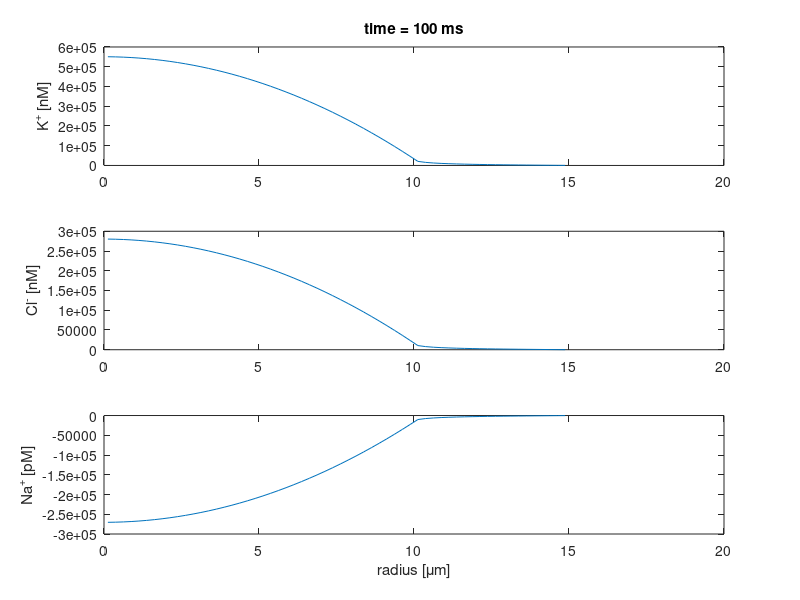

This figure's MATLAB source:
% program for the integration of coupled Nernst-Planck equations 
% in cylindrical coordinates; all units Centimeter-Gram-Seconds

close all
clear all

SoL = 299792458;
Volt = 1e6/SoL;
Coulomb = 10*SoL;
BoltzmannConstant = 1.380650324e-23*1e7;
AvogadroConstant = 6.0221419947e23;
ElectronCharge = 1.60217646263e-19*Coulomb; % in statC
FaradayConstant = AvogadroConstant*ElectronCharge;
Temperature = 273.15 + 36;
DielectricConstant = 80;

Tmax = 0.1; % max integration time in sec
rad = 10e-4; % radius of cell
cyl_thickness = 5e-4; % thickness of enclosing cylinder
cyl_height = 5e-4; % height of enclosing cylinder
cyl_depth = 5e-4; % depth of supporting cylinder (silicon oxide dielectric)
h = 1e-5; % height of gap = FE cell size for integrating the Poisson equation
delta = 2.5e-5; % FE cell size for integrating the Nernst-Planck equations, should be an odd multiple of h

% diffusion coefficients
DifK = 1.96e-5; 
DifNa = 1.33e-5; 
DifCl = 2.02e-5; 

% bulk concentrations in mol/cm^3
cK0 = 5e-3*1e-3; 
cNa0 = 140e-3*1e-3; 
cCl0 = 145e-3*1e-3; 

% inverse membrane conductivity
kappa = 1/1e8*Coulomb/Volt/FaradayConstant/(4*pi*rad^2); % statC/statV/cm^2/s

% internal potential
V0 = 50e-3*1e6/SoL; % statV

jump = round(cyl_thickness/delta);
[z,rho] = meshgrid(delta/2:delta:cyl_height,delta/2:delta:rad+cyl_thickness);
rho = rho(:);
z = z(:);
ind = rho<rad & z>delta;
rho(ind) = []; z(ind) = [];
nn = length(rho);
ind = (1:nn)';
gap = ind(rho<rad);
bottom = ind(z<delta);
outer = ind(rho>(rad+cyl_thickness-delta));
inner = ind(rho<rad+delta & z>delta);
top = ind(z>cyl_height-delta);
nl = ind-1;
nr = ind+1;
nu = ind+jump;
nd = ind-jump;
nl(1) = 1;
nl(inner) = ind(inner);
nr(outer) = ind(outer);
nd(bottom) = ind(bottom);
nu(top) = ind(top);
nu(gap) = ind(gap);
vol = ind(rho>rad); 
rho2 = sqrt(rho);

% Laplace operator for diffusion integrator
L = spdiags(-4*ones(nn,1),0,nn,nn);
for j=1:nn
    L(j,nr(j)) = L(j,nr(j))+1;
    L(j,nl(j)) = L(j,nl(j))+1;
    L(j,nu(j)) = L(j,nu(j))+1;
    L(j,nd(j)) = L(j,nd(j))+1;
end
L(ind(rho>rad & rho<rad+delta & z<delta),ind(rho>rad & rho<rad+delta & z<delta)) = -2 - h/delta;
L(ind(rho>rad & rho<rad+delta & z<delta),ind(rho>rad-delta & rho<rad  & z<delta)) = h/delta;
rho2L = (L*rho2)./rho2;

% boundary conditions
for j=1:length(outer)
    L(outer(j),outer(j)) = L(outer(j),outer(j))-1;
end
for j=1:length(top)
    L(top(j),top(j)) = L(top(j),top(j))-1;
end

% initial conditions
cK = zeros(nn,1); 
cNa = zeros(nn,1); 
cCl = zeros(nn,1); 
qK = zeros(size(gap));

% time step
ddt = 1e-3; % time step in sec
dt = min(0.2*delta^2./[DifK DifNa DifCl]); % integration time step in sec
dt = ddt/floor(ddt/dt);

% relaxation matrix
fac = 4*pi*AvogadroConstant*ElectronCharge^2/BoltzmannConstant/Temperature/DielectricConstant;
M = fac*[-DifK*cK0*[1 1 -1]; -DifNa*cNa0*[1 1 -1]; DifCl*cCl0*[1 1 -1]];
M = expm(dt*M)';

% rescaling 
DifK = DifK/delta^2*dt; 
DifNa = DifNa/delta^2*dt; 
DifCl = DifCl/delta^2*dt; 
kappa = kappa*dt/h;
t = 0;

% start of integration
resK = zeros(size(gap)); resNa = resK; resCl = resK; resCurrent = 0;
for j=1:ceil(Tmax/ddt)
    current = 0;
    for k=1:round(ddt/dt)
        % K-influx:
        cK(gap) = cK(gap) + kappa*V0;
        
        % Diffusion
        cKTilde = rho2.*cK;
        cNaTilde = rho2.*cNa;    
        cClTilde = rho2.*cCl;    
        cKTilde = cKTilde + DifK*(L*cKTilde-rho2L.*cKTilde);
        cNaTilde = cNaTilde + DifNa*(L*cNaTilde-rho2L.*cNaTilde);
        cClTilde = cClTilde + DifCl*(L*cClTilde-rho2L.*cClTilde);
        cK = cKTilde./rho2;
        cNa = cNaTilde./rho2;
        cCl = cClTilde./rho2;
        current = current + DifK*(sum(rho(outer).*cK(outer))+sum(rho(top).*cK(top)));
        current = current + DifNa*(sum(rho(outer).*cNa(outer))+sum(rho(top).*cNa(top)));
        current = current - DifCl*(sum(rho(outer).*cCl(outer))+sum(rho(top).*cCl(top)));
        
        % Charge relaxation
%         current = current + h/delta*sum(rho(gap).*(cK(gap)+cNa(gap)-cCl(gap)));
%         current = current + sum(rho(vol).*(cK(vol)+cNa(vol)-cCl(vol)));        
        tmp = [cK cNa cCl]*M;
        cK = tmp(:,1);
        cNa = tmp(:,2);
        cCl = tmp(:,3);
%         current = current - h/delta*sum(rho(gap).*(cK(gap)+cNa(gap)-cCl(gap)));
%         current = current - sum(rho(vol).*(cK(vol)+cNa(vol)-cCl(vol)));        
        
    end    
    t(end+1) = t(end) + ddt; 
    
    subplot(311); plot(1e4*rho(bottom), 1e12*cK(bottom));     
    title(['time = ' num2str(1e3*t(end)) ' ms']);     
    ylabel('K^+ [nM]')
    subplot(312); plot(1e4*rho(bottom), 1e12*cCl(bottom)); 
    ylabel('Cl^- [nM]')
    subplot(313); plot(1e4*rho(bottom), 1e12*cNa(bottom)); 
    ylabel('Na^+ [pM]')    
    xlabel('radius [\mum]');
    drawnow; 
    
    resK(:,end+1) = cK(gap);
    resNa(:,end+1) = cNa(gap);
    resCl(:,end+1) = cCl(gap);
    resCurrent(end+1) = 2*pi*delta^2*current;
end
vol = reshape(vol,jump,length(vol)/jump);

% surf(rho(vol),z(vol),cK(vol)*1e12); 
% surf(rho(gap),dt*(1:size(resK,2)),resK'*1e12)
% plot(dt*(1:size(resK,2))*1e3,2*pi*delta*h*rho(gap)'*resK*AvogadroConstant); 
% xlabel('time [ms]'); ylabel('quantity [molecules]')
